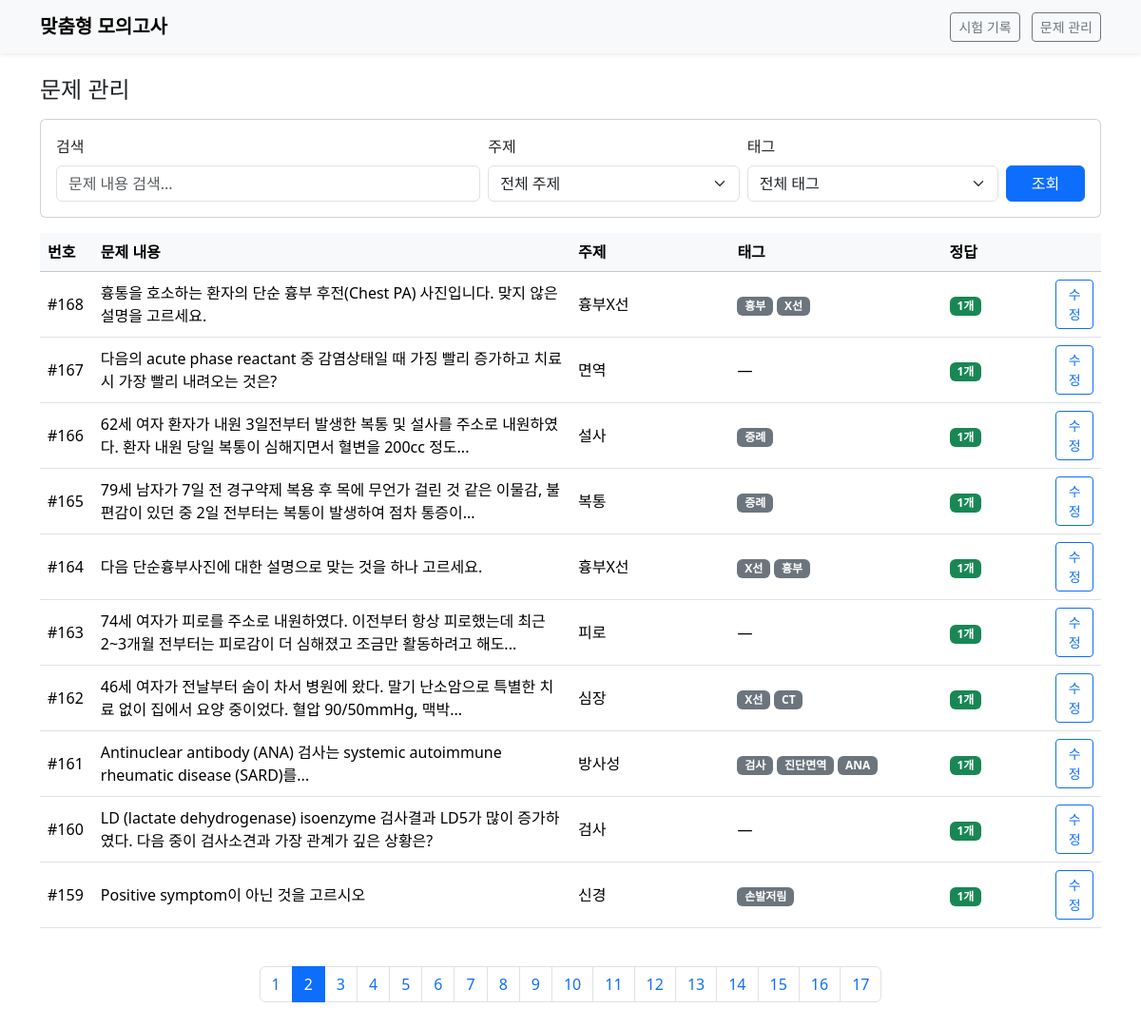
The page /manage?page=2&q=&topic=&tag= on the database its author committed.
### tables this page shows
CREATE TABLE "Question" (
	"question_id"	INTEGER,
	"question_text"	TEXT,
	"image_path"	TEXT,
	"subject"	TEXT,
	"topic"	TEXT,
	"answer_explanation"	TEXT,
	"author"	TEXT, tags TEXT, has_error BOOLEAN DEFAULT 0,
	PRIMARY KEY("question_id" AUTOINCREMENT)
);

### app.py (the view)
@app.route("/manage")
def manage():
    page = request.args.get('page', 1, type=int)
    search_query = request.args.get('q', '', type=str)
    selected_topic = request.args.get('topic', '', type=str)
    selected_tag = request.args.get('tag', '', type=str)
    PER_PAGE = 10
    offset = (page - 1) * PER_PAGE
    with closing(get_db()) as con:
        cur = con.cursor()
        cur.execute("SELECT DISTINCT topic FROM Question WHERE topic IS NOT NULL AND topic != '' ORDER BY topic")
        all_topics = [row['topic'] for row in cur.fetchall()]
        cur.execute("SELECT DISTINCT tags FROM Question WHERE tags IS NOT NULL AND tags != ''")
        all_tags_raw = [row['tags'] for row in cur.fetchall()]
        all_tags = sorted(list(set(tag.strip() for tags in all_tags_raw for tag in tags.split(','))))
        params = []
        where_clauses = []
        base_query = "FROM Question Q LEFT JOIN Choice C ON Q.question_id = C.question_id"
        if search_query:
            where_clauses.append("Q.question_text LIKE ?")
            params.append(f"%{search_query}%")
        if selected_topic:
            where_clauses.append("Q.topic = ?")
            params.append(selected_topic)
        if selected_tag:
            where_clauses.append("Q.tags LIKE ?")
            params.append(f"%{selected_tag}%")
        where_sql = ""
        if where_clauses:
            where_sql = " WHERE " + " AND ".join(where_clauses)
        count_query = "SELECT COUNT(DISTINCT Q.question_id) " + base_query + where_sql
        cur.execute(count_query, params)
        total_questions = cur.fetchone()[0]
        main_query = "SELECT Q.*, COUNT(CASE WHEN C.is_correct = 1 THEN 1 END) as correct_answer_count " + base_query + where_sql
        main_query += """
            GROUP BY Q.question_id
            ORDER BY
                CASE WHEN Q.has_error = 1 THEN -1 ELSE 0 END, -- ✨[추가] 오류 신고 문제 최우선 정렬
                CASE WHEN COUNT(CASE WHEN C.is_correct = 1 THEN 1 END) = 0 THEN 0 ELSE 2 END,
                CASE WHEN Q.topic IS NULL OR Q.topic = '' THEN 1 ELSE 2 END,
                Q.question_id DESC
            LIMIT ? OFFSET ?
        """
        query_params = params + [PER_PAGE, offset]
        cur.execute(main_query, query_params)
        questions = cur.fetchall()
    total_pages = (total_questions + PER_PAGE - 1) // PER_PAGE
    return render_template(
        "manage.html",
        questions=questions,
        current_page=page,
        total_pages=total_pages,
        search_query=search_query,
        all_topics=all_topics,
        all_tags=all_tags,
        selected_topic=selected_topic,
        selected_tag=selected_tag
    )

### app.py (called while the page is built)
def get_db():
    con = sqlite3.connect(DB_PATH)
    con.row_factory = sqlite3.Row
    return con

### templates/manage.html (shortened to what this page needs)
{% extends 'base.html' %}
{% block content %}
<div class="d-flex justify-content-between align-items-center mb-3">
    <h1 class="h4 mb-0">문제 관리</h1>
</div>
<form method="get" action="{{ url_for('manage') }}" class="card card-body mb-3">
    <div class="row g-2 align-items-end">
        <div class="col-md-5">
            <label for="search-input" class="form-label">검색</label>
            <input type="search" id="search-input" name="q" class="form-control" placeholder="문제 내용 검색..." value="{{ search_query or '' }}">
        </div>
        <div class="col-md-3">
            <label for="topic-select" class="form-label">주제</label>
            <select id="topic-select" name="topic" class="form-select">
                <option value="">전체 주제</option>
            </select>
        </div>
        <div class="col-md-3">
            <label for="tag-select" class="form-label">태그</label>
            <select id="tag-select" name="tag" class="form-select">
                <option value="">전체 태그</option>
            </select>
        </div>
        <div class="col-md-1">
            <button class="btn btn-primary w-100" type="submit">조회</button>
        </div>
    </div>
</form>
<div class="table-responsive">
    <table class="table table-hover align-middle">
        <thead class="table-light">
            <tr>
                <th scope="col" style="width: 5%;">번호</th>
                <th scope="col" style="width: 45%;">문제 내용</th>
                <th scope="col" style="width: 15%;">주제</th>
                <th scope="col" style="width: 20%;">태그</th>
                <th scope="col" style="width: 10%;">정답</th>
                <th scope="col" style="width: 5%;"></th>
            </tr>
        </thead>
        <tbody>
            {% for q in questions %}
                {% set is_incomplete = not q.topic or q.correct_answer_count == 0 %}
                <tr class="{% if is_incomplete %}table-warning-custom{% endif %}">
                    <td>#{{ q.question_id }}</td>
                    <td>
                        {{ q.question_text | truncate(80) }}
                    </td>
                    <td>{{ q.topic or '—' }}</td>
                    <td>
                        {% if q.tags %}
                            {% for tag in q.tags.split(',') %}
                                <span class="badge bg-secondary">{{ tag.strip() }}</span>
                            {% endfor %}
                        {% else %}
                            —
                        {% endif %}
                    </td>
                    <td>
                        {% if q.correct_answer_count > 0 %}
                            <span class="badge bg-success">{{ q.correct_answer_count }}개</span>
                        {% else %}
                            <span class="badge bg-danger">미지정</span>
                        {% endif %}
                    </td>
                    <td>
                        <a href="{{ url_for('edit_question', question_id=q.question_id, q=search_query, topic=selected_topic, tag=selected_tag) }}" class="btn btn-sm btn-outline-primary">수정</a>
                    </td>
                </tr>
            {% endfor %}
        </tbody>
    </table>
</div>
{% if total_pages > 1 %}
<nav aria-label="Page navigation" class="mt-4">
    <ul class="pagination justify-content-center">
        {% for p in range(1, total_pages + 1) %}
        <li class="page-item {% if p == current_page %}active{% endif %}">
            <a class="page-link" href="{{ url_for('manage', page=p, q=search_query, topic=selected_topic, tag=selected_tag) }}">{{ p }}</a>
        </li>
        {% endfor %}
    </ul>
</nav>
{% endif %}
{% endblock %}

### rows shown on the page
Question: question_id "168", question_text "흉통을 호소하는 환자의 단순 흉부 후전(Chest PA) 사진입니다. 맞지 않은 설명을 고르세요.", topic "흉부X선", strip "흉부" "X선", correct_answer_count "1"
Question: question_id "167", question_text "다음의 acute phase reactant 중 감염상태일 때 가징 빨리 증가하고 치료 시 가장 빨리 내려오는 것은?", topic "면역", correct_answer_count "1"
Question: question_id "166", question_text "62세 여자 환자가 내원 3일전부터 발생한 복통 및 설사를 주소로 내원하였다. 환자 내원 당일 복통이 심해지면서 혈변을 200cc 정도...", topic "설사", strip "증례", correct_answer_count "1"
Question: question_id "165", question_text "79세 남자가 7일 전 경구약제 복용 후 목에 무언가 걸린 것 같은 이물감, 불편감이 있던 중 2일 전부터는 복통이 발생하여 점차 통증이...", topic "복통", strip "증례", correct_answer_count "1"
Question: question_id "164", question_text "다음 단순흉부사진에 대한 설명으로 맞는 것을 하나 고르세요.", topic "흉부X선", strip "X선" "흉부", correct_answer_count "1"
Question: question_id "163", question_text "74세 여자가 피로를 주소로 내원하였다. 이전부터 항상 피로했는데 최근 2~3개월 전부터는 피로감이 더 심해졌고 조금만 활동하려고 해도...", topic "피로", correct_answer_count "1"
Question: question_id "162", question_text "46세 여자가 전날부터 숨이 차서 병원에 왔다. 말기 난소암으로 특별한 치료 없이 집에서 요양 중이었다. 혈압 90/50mmHg, 맥박...", topic "심장", strip "X선" "CT", correct_answer_count "1"
Question: question_id "161", question_text "Antinuclear antibody (ANA) 검사는 systemic autoimmune rheumatic disease (SARD)를...", topic "방사성", strip "검사" "진단면역" "ANA", correct_answer_count "1"
Question: question_id "160", question_text "LD (lactate dehydrogenase) isoenzyme 검사결과 LD5가 많이 증가하였다. 다음 중이 검사소견과 가장 관계가 깊은 상황은?", topic "검사", correct_answer_count "1"
Question: question_id "159", question_text "Positive symptom이 아닌 것을 고르시오", topic "신경", strip "손발저림", correct_answer_count "1"

### other values the page prints
{{ p }} "1" "2" "3" "4" "5" "6" "7" "8" "9" "10" "11" "12" "13" "14" "15" "16" "17"
